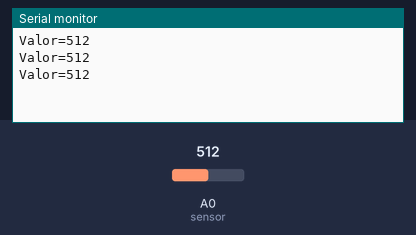
Bench run of a sketch on a simulated Arduino Uno, built with avr-gcc and run on an emulated ATmega328P. On the bench: the last lines printed to the serial monitor. The test bench sets the inputs (shaded band); at power-on: A0 (sensor) = 512.

Above: at 1.3 s.
1.4 s: A0 (sensor) set to 716
At 1.9 s:
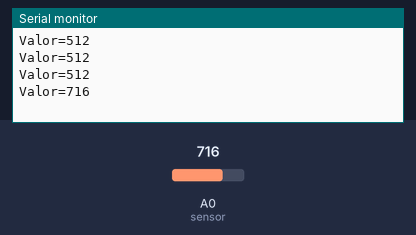
2.9 s: A0 (sensor) set to 900
At 3.4 s:
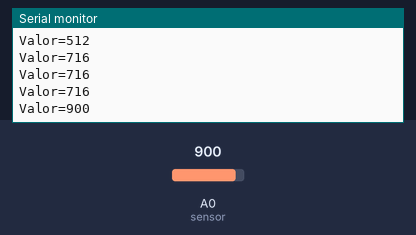
Timing chart, 0 to 5.9 s (numbered marks = the images above; inputs shaded):
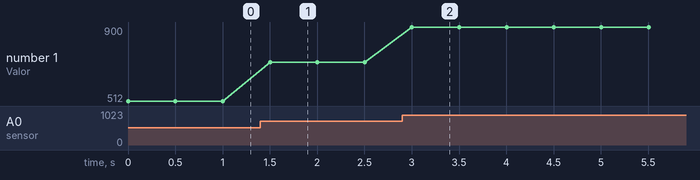

The sketch:

P12.ino
```cpp
int sensor =A0;
void setup() {
  // put your setup code here, to run once:
  Serial.begin(9600);

}
int v;
void loop() {
  // put your main code here, to run repeatedly:
  v=analogRead(sensor);
  Serial.println("Valor="+String(v));
  delay(500);

}
```

Measured:
- after the input at 1.4 s, the serial monitor: prints a new line after 0.10 s (image 1)
- after the input at 2.9 s, the serial monitor: prints a new line after 0.10 s (image 2)
- plotted number 1: 512 → 716 after the input at 1.4 s, 716 → 900 after the input at 2.9 s
